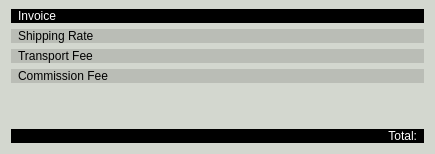
             <widget class="QWidget" name="invoiceContainer" native="true">
              <property name="sizePolicy">
               <sizepolicy hsizetype="Fixed" vsizetype="Preferred">
                <horstretch>0</horstretch>
                <verstretch>0</verstretch>
               </sizepolicy>
              </property>
              <property name="minimumSize">
               <size>
                <width>435</width>
                <height>0</height>
               </size>
              </property>
              <property name="maximumSize">
               <size>
                <width>435</width>
                <height>16777215</height>
               </size>
              </property>
              <property name="styleSheet">
               <string notr="true">background-color: rgb(211, 215, 207);</string>
              </property>
              <layout class="QVBoxLayout" name="verticalLayout_22">
               <property name="topMargin">
                <number>9</number>
               </property>
               <item>
                <widget class="QLabel" name="label_27">
                 <property name="styleSheet">
                  <string notr="true">background-color: rgb(0, 0, 0);
color: rgb(255, 255, 255);
font: 25 14pt &quot;Umpush&quot;;</string>
                 </property>
                 <property name="text">
                  <string>Invoice</string>
                 </property>
                 <property name="indent">
                  <number>7</number>
                 </property>
                </widget>
               </item>
               <item>
                <widget class="QLabel" name="shippingRateLabel">
                 <property name="minimumSize">
                  <size>
                   <width>0</width>
                   <height>0</height>
                  </size>
                 </property>
                 <property name="maximumSize">
                  <size>
                   <width>435</width>
                   <height>25</height>
                  </size>
                 </property>
                 <property name="styleSheet">
                  <string notr="true">background-color: rgb(186, 189, 182);</string>
                 </property>
                 <property name="text">
                  <string>Shipping Rate</string>
                 </property>
                 <property name="indent">
                  <number>7</number>
                 </property>
                </widget>
               </item>
               <item>
                <widget class="QLabel" name="transportFeeLabel">
                 <property name="maximumSize">
                  <size>
                   <width>16777215</width>
                   <height>25</height>
                  </size>
                 </property>
                 <property name="styleSheet">
                  <string notr="true">background-color: rgb(186, 189, 182);</string>
                 </property>
                 <property name="text">
                  <string>Transport Fee</string>
                 </property>
                 <property name="indent">
                  <number>7</number>
                 </property>
                </widget>
               </item>
               <item>
                <widget class="QLabel" name="commissionFeeLabel">
                 <property name="styleSheet">
                  <string notr="true">background-color: rgb(186, 189, 182);</string>
                 </property>
                 <property name="text">
                  <string>Commission Fee</string>
                 </property>
                 <property name="indent">
                  <number>7</number>
                 </property>
                </widget>
               </item>
               <item>
                <spacer name="verticalSpacer_17">
                 <property name="orientation">
                  <enum>Qt::Vertical</enum>
                 </property>
                 <property name="sizeType">
                  <enum>QSizePolicy::MinimumExpanding</enum>
                 </property>
                 <property name="sizeHint" stdset="0">
                  <size>
                   <width>20</width>
                   <height>40</height>
                  </size>
                 </property>
                </spacer>
               </item>
               <item>
                <widget class="QLabel" name="totalPriceLabel">
                 <property name="styleSheet">
                  <string notr="true">background-color: rgb(0, 0, 0);
color: rgb(255, 255, 255);
font: 75 14pt &quot;Ubuntu Condensed&quot;;</string>
                 </property>
                 <property name="text">
                  <string>Total:</string>
                 </property>
                 <property name="alignment">
                  <set>Qt::AlignRight|Qt::AlignTrailing|Qt::AlignVCenter</set>
                 </property>
                 <property name="margin">
                  <number>0</number>
                 </property>
                 <property name="indent">
                  <number>7</number>
                 </property>
                </widget>
               </item>
              </layout>
             </widget>
